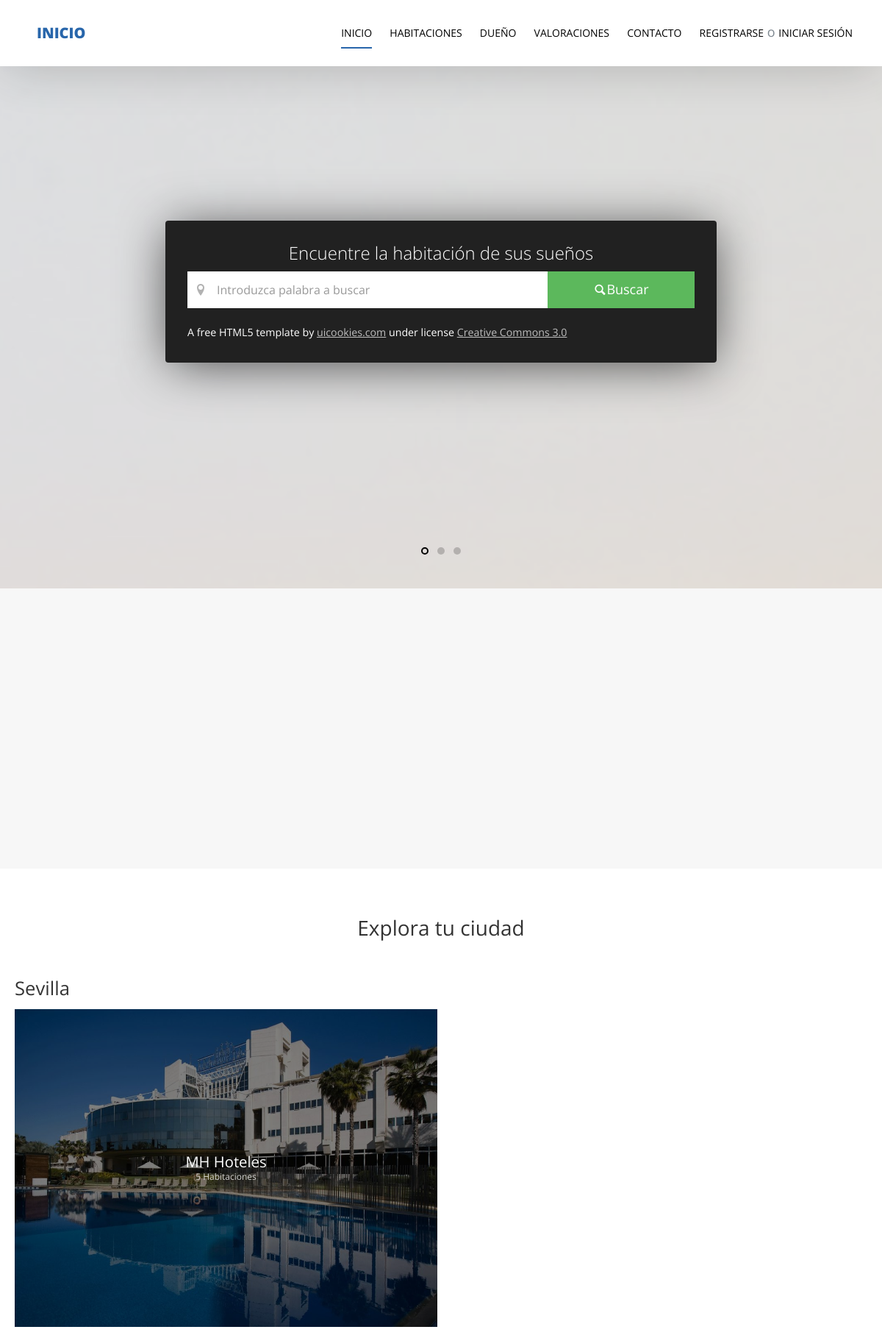
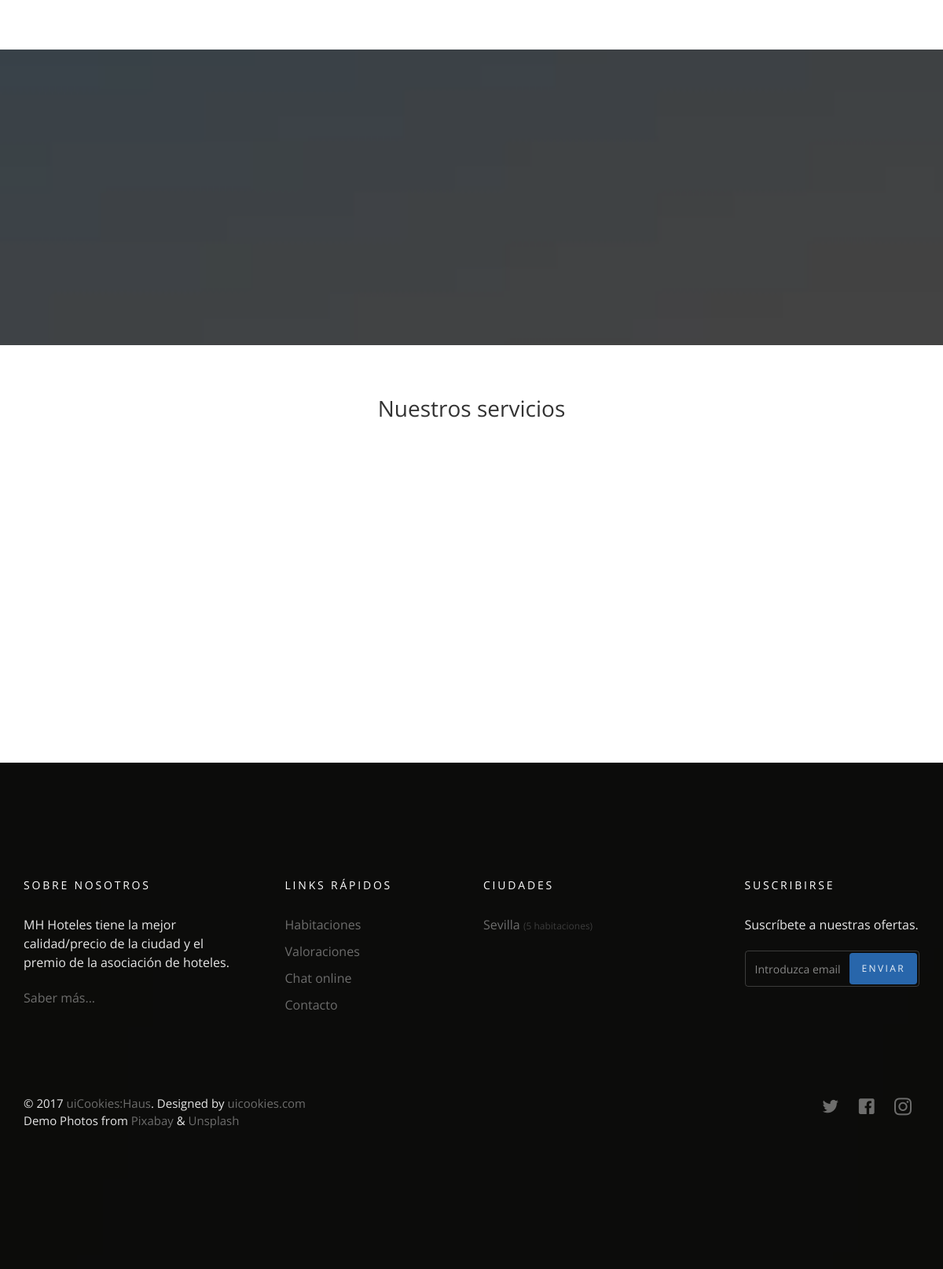
The page / on the database its author committed (2 pictures, top to bottom).
### hotel/models.py (models this page shows, shortened)
class Hotel(models.Model):
	nombre = models.CharField(max_length=50)
	ubicacion = models.CharField(max_length=50)
	ciudad = models.CharField(max_length=50)
	estrellas = models.IntegerField(default=0)
	image = models.ImageField(upload_to='hotel/')
	class Meta:
		verbose_name = 'Hotel'
		verbose_name_plural = 'Hoteles'

### home/views.py (the view)
# urls.py: path('', views.home, name='home'),
def home(request):
	habitaciones_list = Habitaciones.objects.annotate(habitaciones_count=Count('num_habitacion')).values('num_habitacion', 'habitaciones_count', 'image')
	hotel = Hotel.objects.all()
	habitaciones_count = Habitaciones.objects.count()
	print(habitaciones_list)
	template = 'home/home.html'
	context = {
		'hotel': hotel,
		'habitaciones_list': habitaciones_list,
		'habitaciones_count': habitaciones_count,
	}
	return render(request, template, context)

### home/templates/home/home.html (shortened to what this page needs)
{% extends 'base.html' %}
{% load static %}
{% block body %}
  <section class="probootstrap-slider flexslider">
    <div class="probootstrap-wrap-banner">
      <div class="container">
        <div class="row">
          <div class="col-md-8 col-md-offset-2">
            <div class="probootstrap-home-search probootstrap-animate">
              <form action="{% url 'habitaciones:habitaciones_list' %}" method="get">
                <h2 class="heading">Encuentre la habitación de sus sueños</h2>
                <div class="probootstrap-field-group">
                  <div class="probootstrap-fields">
                    <div class="search-field" style="width: 100%">
                      <i class="icon-location2"></i>
                      <input type="text" name='q' class="form-control" placeholder="Introduzca palabra a buscar">
                    </div>
                  </div>
                  <button class="btn btn-success" type="submit"><i class="icon-magnifying-glass t2"></i>Buscar</button>
                </div>
              </form>
              <p class="mb0 text-left"><small>A free HTML5 template by <a href="https://uicookies.com/">uicookies.com</a> under license <a href="https://uicookies.com/license">Creative Commons 3.0</a></small> </p>
            </div>
          </div>
        </div>
      </div>
    </div>
  </section>
  <section class="probootstrap-section probootstrap-section-lighter">
    <div class="container">
      <div class="row">
        <div class="col-md-4">
        </div>
        <div class="col-md-4">
        </div>
        <div class="col-md-4">
        </div>
      </div>
    </div>
  </section>
  <section class="probootstrap-section">
    <div class="container">
      <div class="row heading">
        <h2 class="mt0 mb50 text-center">Explora tu ciudad</h2>
      </div>
      <div class="row probootstrap-gutter10">
        {% for hotel in hotel %}
            <div class="col-md-6 col-sm-6">
              <h1>{{ hotel.ciudad }}</h1>
              <a href="{% url 'habitaciones:habitaciones_list' %}" class="probootstrap-hover-overlay">
                <img src="media/{{ hotel.image }}" alt="Free Bootstrap Template by uicookies.com" class="img-responsive">
                <div class="probootstrap-text-overlay">
                  <h3>{{ hotel.nombre }}</h3>
                  <p>{{ habitaciones_count }} Habitaciones</p>
                </div>
              </a>
            </div>
          {% endfor %}
      </div>
    </div>
  </section>
  <section class="probootstrap-section probootstrap-bg" style="background-image: url({% static 'img/slider_2.jpg' %});">
  </section>
  <section class="probootstrap-section">
    <div class="container">
      <div class="row heading">
        <h2 class="mt0 mb50 text-center">Nuestros servicios</h2>
      </div>
      <div class="row">
        <div class="clearfix visible-lg-block visible-md-block"></div>
      </div>
    </div>
  </section>
{% endblock body %}

### rows shown on the page
Hotel: ciudad "Sevilla", image (picture), nombre "MH Hoteles", habitaciones_count "5"

### other values the page prints
{{ habitaciones_count }} "5"
